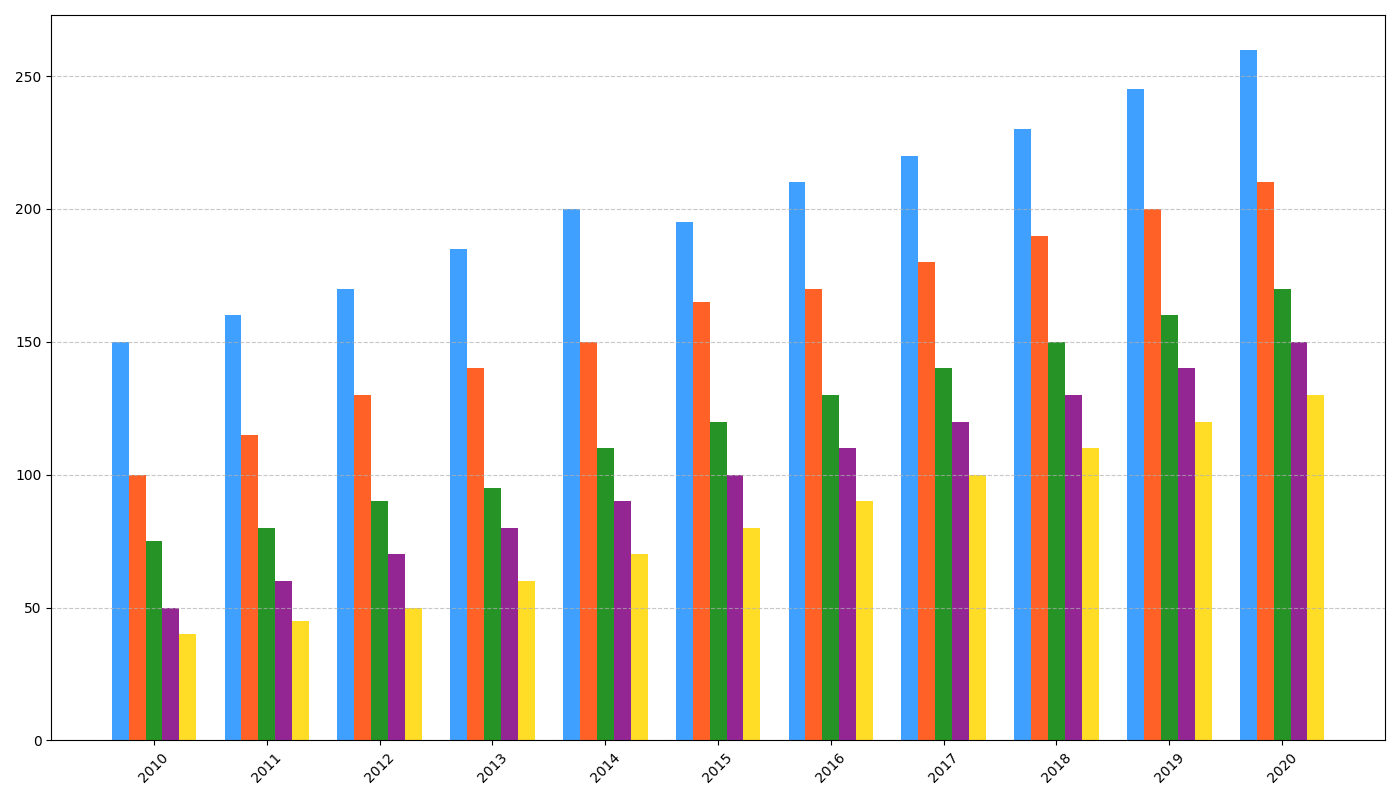

Python code for this plot:
import matplotlib.pyplot as plt
import numpy as np

# Years from 2010 to 2020
years = np.arange(2010, 2021)

# Book genres
genres = ["Fiction", "Non-Fiction", "Science Fiction", "Fantasy", "Mystery"]

# Annual book sales data (in thousands)
sales_data = np.array([
    [150, 160, 170, 185, 200, 195, 210, 220, 230, 245, 260],  # Fiction
    [100, 115, 130, 140, 150, 165, 170, 180, 190, 200, 210],  # Non-Fiction
    [75, 80, 90, 95, 110, 120, 130, 140, 150, 160, 170],      # Science Fiction
    [50, 60, 70, 80, 90, 100, 110, 120, 130, 140, 150],      # Fantasy
    [40, 45, 50, 60, 70, 80, 90, 100, 110, 120, 130],        # Mystery
])

# Setup figure and axes
fig, ax = plt.subplots(figsize=(14, 8))
bar_width = 0.15
x_indices = np.arange(len(years))

# Define colors for each genre
colors = ['dodgerblue', 'orangered', 'green', 'purple', 'gold']

# Plot the data for each genre
for idx, genre in enumerate(genres):
    ax.bar(x_indices + idx * bar_width, sales_data[idx], width=bar_width, color=colors[idx], alpha=0.85)

# Adjust x-axis ticks
ax.set_xticks(x_indices + bar_width * 2)
ax.set_xticklabels(years, rotation=45)

# Add grid lines for y-axis
ax.yaxis.grid(True, linestyle='--', alpha=0.7)

# Adjust layout for the best fit
plt.tight_layout()

# Display the plot
plt.show()
